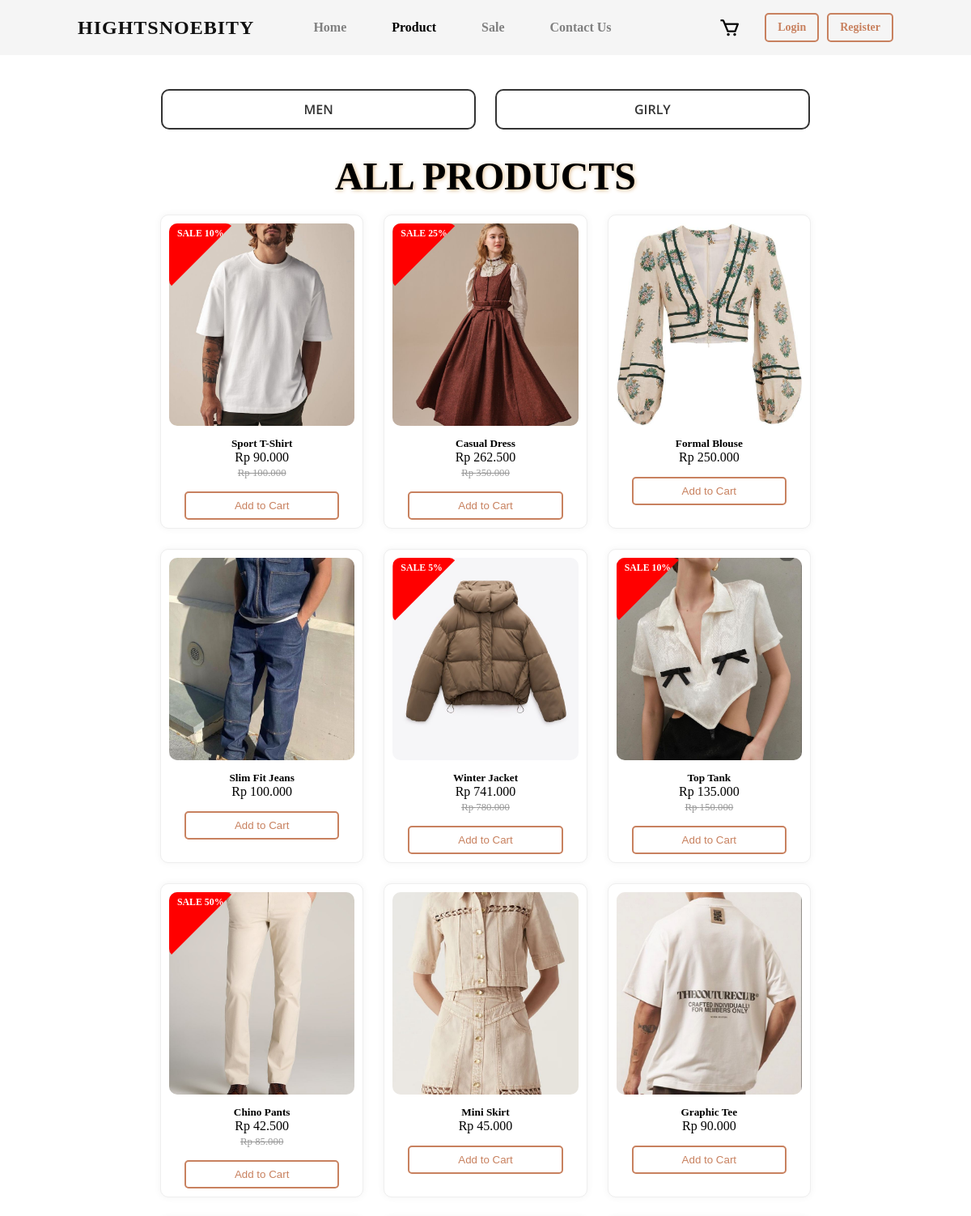
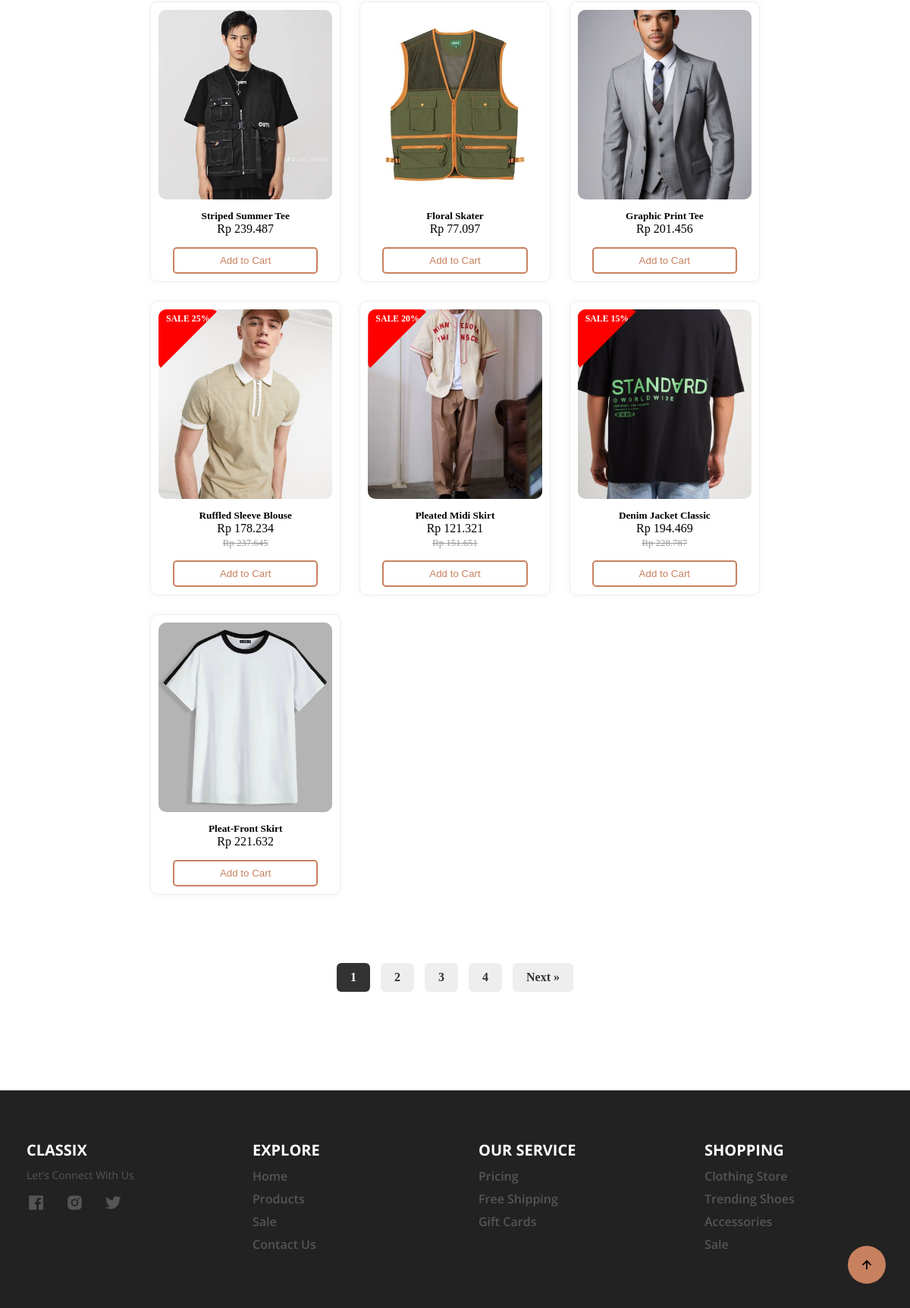
/products.php, run on the app's committed database (2 pictures, top to bottom).
### tables this page shows
CREATE TABLE `products` (
  `id` int(11) NOT NULL,
  `name` varchar(100) NOT NULL,
  `brand_id` int(11) DEFAULT NULL,
  `size` varchar(10) DEFAULT NULL,
  `gender` enum('MEN','GIRLY') NOT NULL,
  `discount_price` tinyint(3) UNSIGNED NOT NULL DEFAULT 0,
  `image_path` varchar(255) DEFAULT NULL,
  `description` text DEFAULT NULL,
  `stock` int(11) DEFAULT 0,
  `harga` decimal(10,2) NOT NULL DEFAULT 0.00
);

### products.php (the view, shortened to what this page needs)
<?php
include 'config.php';
$filter = isset($_GET['filter']) ? strtoupper($_GET['filter']) : 'ALL';
$page = isset($_GET['page']) ? (int)$_GET['page'] : 1;
$limit = 16;
$offset = ($page - 1) * $limit;
$where = "";
$judul = "ALL PRODUCTS";
$totalQuery = "SELECT COUNT(*) as total FROM products $where";
$totalResult = $conn->query($totalQuery);
$totalRow = $totalResult->fetch_assoc();
$totalProducts = $totalRow['total'];
$totalPages = ceil($totalProducts / $limit);
$sql = "SELECT id, name, image_path, gender, harga, discount_price FROM products $where LIMIT $limit OFFSET $offset";
$result = $conn->query($sql);
?>
<!DOCTYPE html>
<html lang="en">
<head>
  <link href="css/FASHION.css" rel="stylesheet" />
  <link rel="stylesheet" href="https://unpkg.com/boxicons@latest/css/boxicons.min.css" />
</head>
<body>
    <?php include 'header.php'; ?>
  <section class="Product" id="Product">
    <div class="filter-buttons">
      <a href="products.php?filter=men" class="man-woman-button <?= $filter === 'MEN' ? 'active' : '' ?>">MEN</a>
      <a href="products.php?filter=girly" class="man-woman-button <?= $filter === 'GIRLY' ? 'active' : '' ?>">GIRLY</a>
    </div>
    <div class="center-text">
      <h2><?= $judul ?></h2>
    </div>
    <div class="Product-content">
    <?php while ($row = $result->fetch_assoc()): ?>
        <?php
        $diskonPersen = (int)$row['discount_price'];
        $hargaAsli = (int)$row['harga'];
        $hargaDiskon = $hargaAsli;
        if ($diskonPersen > 0) {
            $hargaDiskon = $hargaAsli - ($hargaAsli * $diskonPersen / 100);
        }
        ?>
        <div class="product-card">
          <a href="product_detail.php?id=<?= $row['id'] ?>" style="text-decoration: none; color: inherit;">
              <?php if ($diskonPersen > 0): ?>
                  <div class="sale-badge">SALE <?= $diskonPersen ?>%</div>
              <?php endif; ?>
              <img src="<?= htmlspecialchars($row['image_path']) ?>" alt="<?= htmlspecialchars($row['name']) ?>">
              <div class="fea-text">
                  <h5><?= htmlspecialchars($row['name']) ?></h5>
                  <p>
                      Rp <?= number_format($hargaDiskon, 0, ',', '.') ?><br>
                      <?php if ($diskonPersen > 0): ?>
                          <small class="harga-asli">Rp <?= number_format($hargaAsli, 0, ',', '.') ?></small>
                      <?php endif; ?>
                  </p>
              </div>
          </a>
          <?php if (isset($_SESSION['user'])): ?>
              <form method="POST" action="add_to_cart.php">
                  <input type="hidden" name="product_name" value="<?= htmlspecialchars($row['name']) ?>">
                  <input type="hidden" name="product_price" value="<?= $hargaDiskon ?>">
                  <button type="submit" class="add-chart-btn">Add to Cart</button>
              </form>
          <?php else: ?>
              <button class="add-chart-btn" onclick="showLoginAlert()">Add to Cart</button>
          <?php endif; ?>
      </div>
    <?php endwhile; ?>
    </div>
    <div class="pagination">
    <?php for ($i = 1; $i <= $totalPages; $i++): ?>
        <a href="?filter=<?= strtolower($filter) ?>&page=<?= $i ?>" class="pagination-button <?= $i == $page ? 'active' : '' ?>">
        <?= $i ?>
        </a>
    <?php endfor; ?>
    <?php if ($page < $totalPages): ?>
        <a href="?filter=<?= strtolower($filter) ?>&page=<?= $page + 1 ?>" class="pagination-button">Next »</a>
    <?php endif; ?>
    </div>
  </section>
  <a href="#" class="top"><i class='bx bx-up-arrow-alt'></i></a>
  <?php include 'footer.php'; ?>
</body>
</html>

### css/FASHION.css (style rules this page uses)
* { padding: 0; margin: 0; box-sizing: border-box; list-style: none; text-decoration: none; scroll-behavior: smooth; }
:root { --background-color: #ffffff; --text-color: #111111; --main-color: #c8815f; --big-font: 4.5rem; --h2-font: 3.3rem; --h3-font: 2rem; --normal-font: 1rem; }
body { background: var(red); color: var(black); }
a .bx { font-size: 27px; color: black; transition: color 0.3s; display: flex; align-items: center; }
section { padding: 100px 14%; }
.Product-content { display: grid; grid-template-columns: repeat(4, 1fr); gap: 20px; padding: 0 50px 50px 50px; }
.product-card { position: relative; background: #fff; border: 1px solid #eee; border-radius: 10px; overflow: hidden; box-shadow: 0 0 10px rgba(0,0,0,0.05); text-align: center; padding: 10px; transition: transform 0.3s; height: 100%; }
.product-card img { width: 100%; height: 250px; object-fit: cover; border-radius: 10px; }
.fea-text { padding: 10px; flex-grow: 1; }
.harga-asli { text-decoration: line-through; color: #999; font-size: 0.8em; margin-bottom: 5px; }
.add-chart-btn { background-color: transparent; border: 2px solid #c8815f; color: #c8815f; text-decoration: none; border-radius: 5px; padding: 8px 60px 8px 60px; cursor: pointer; transition: background-color 0.3s; margin-top: 5px; }
.sale-badge { position: absolute; background-color: red; color: white; padding: 5px 10px; font-size: 0.74em; font-weight: bold; clip-path: polygon(0 0, 100% 0, 0 100%); width: 80px; height: 80px; display: flex; align-items: baseline; border-radius: 10px; justify-content: flex-start; }
.filter-buttons { text-align: center; margin-bottom: 20px; }
.man-woman-button { display: inline-block; background-color: white; color: #333; padding: 12px 30px; width: 45%; margin: 10px; text-decoration: none; border-radius: 10px; font-weight: 600; font-family: 'Open Sans', sans-serif; transition: background-color 0.3s ease, transform 0.2s ease, color 0.3s ease; border: 2px solid #333; }
.pagination { text-align: center; margin: 30px 0; }
.pagination-button { display: inline-block; margin: 0 5px; padding: 10px 18px; background-color: #eee; color: #333; text-decoration: none; border-radius: 6px; font-weight: bold; transition: background-color 0.2s ease; }
.pagination-button.active { background-color: #333; color: white; }
.center-text { text-align: center; color: black; margin-bottom: 20px; }
.center-text { text-shadow: 1px 1px 5px burlywood; font-size: var(--h3-font); }
.top { position: fixed; bottom: 2rem; right: 2rem; }
.top i { font-size: 22px; color: var(bg --background-color); padding: 14px; background: var(--main-color); border-radius: 2rem; }
@media (max-width: 1200px) { .Product-content { grid-template-columns: repeat(auto-fit, minmax(220px, 1fr)); gap: 25px; padding: 0 30px 60px 30px; } }

### data on the page
products: discount_price "10", image_path (picture), name "Sport T-Shirt", hargaDiskon "90.000", harga "100.000"
products: discount_price "25", image_path (picture), name "Casual Dress", hargaDiskon "262.500", harga "350.000"
products: image_path (picture), name "Formal Blouse", harga "250.000"
products: image_path (picture), name "Slim Fit Jeans", harga "100.000"
products: discount_price "5", image_path (picture), name "Winter Jacket", hargaDiskon "741.000", harga "780.000"
products: discount_price "10", image_path (picture), name "Top Tank", hargaDiskon "135.000", harga "150.000"
products: discount_price "50", image_path (picture), name "Chino Pants", hargaDiskon "42.500", harga "85.000"
products: image_path (picture), name "Mini Skirt", harga "45.000"
products: image_path (picture), name "Graphic Tee", harga "90.000"
products: image_path (picture), name "Striped Summer Tee", harga "239.487"
products: image_path (picture), name "Floral Skater", harga "77.097"
products: image_path (picture), name "Graphic Print Tee", harga "201.456"
products: discount_price "25", image_path (picture), name "Ruffled Sleeve Blouse", hargaDiskon "178.234", harga "237.645"
products: discount_price "20", image_path (picture), name "Pleated Midi Skirt", hargaDiskon "121.321", harga "151.651"
products: discount_price "15", image_path (picture), name "Denim Jacket Classic", hargaDiskon "194.469", harga "228.787"
products: image_path (picture), name "Pleat-Front Skirt", harga "221.632"

### other printed values
$judul "ALL PRODUCTS"
